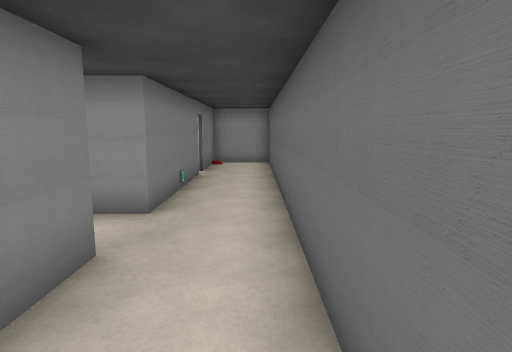
view 1 (above)

17 first-person views from a walk through a Unity game level. The camera is 1.5 m above the floor, tilts 8° down and sees 75° across. Doors are open. The floor is counted in squares, 1 m on a side. Each view is taken from the middle of a square. On the plan, view 1 faces up. The plan holds only what a view shows up to about 15 squares ahead; the rest is blank. Some animated figures are not drawn. Some surface patterns are stand-ins.

view 2
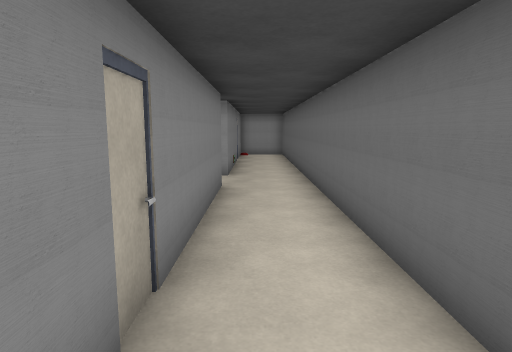

view 3
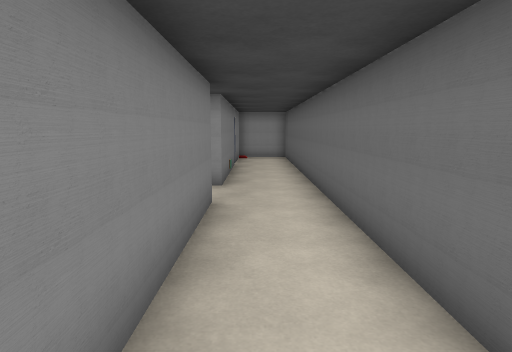

view 4
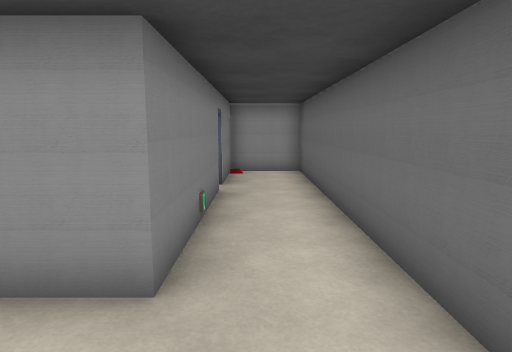

view 5
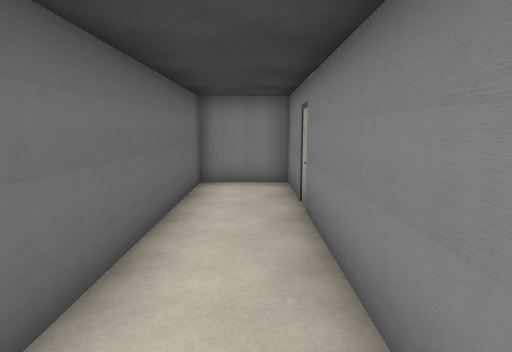

view 6
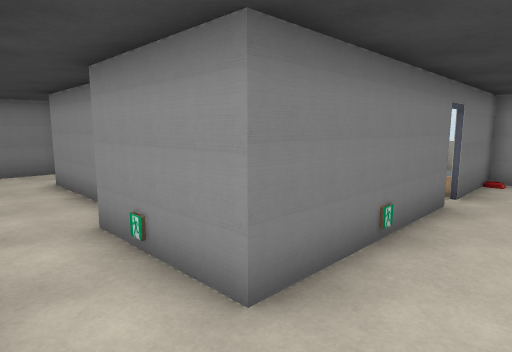

view 7
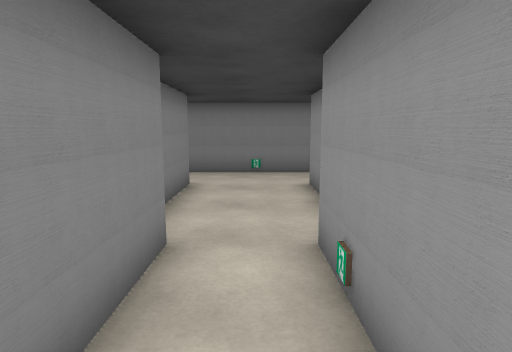

view 8
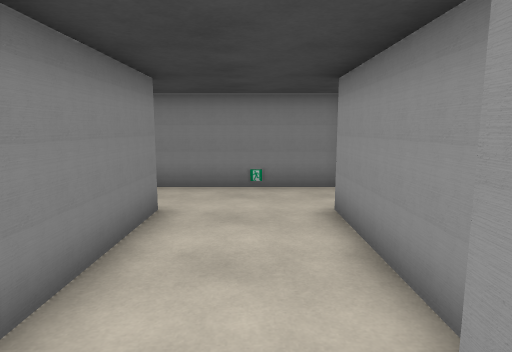

view 9
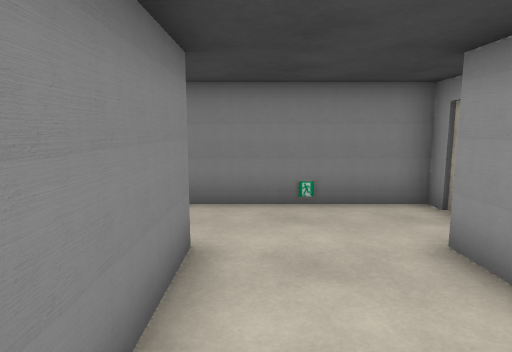

view 10
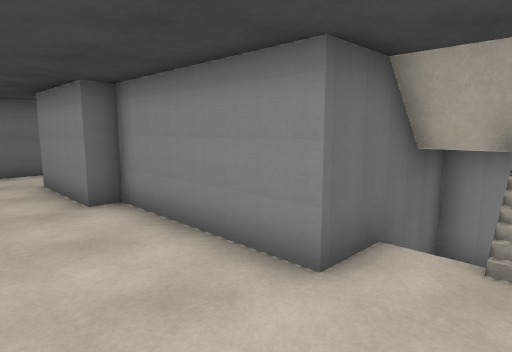

view 11
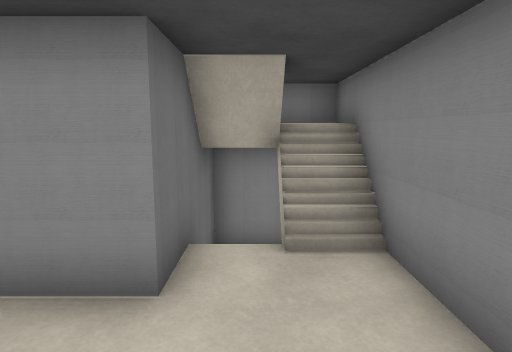

view 12
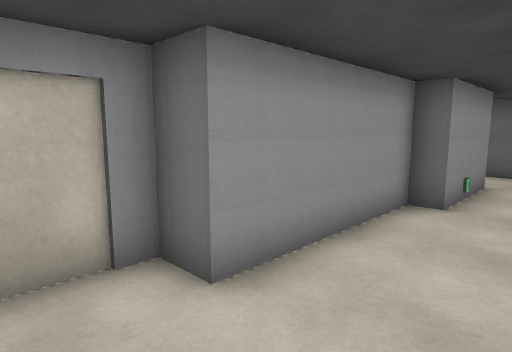

view 13
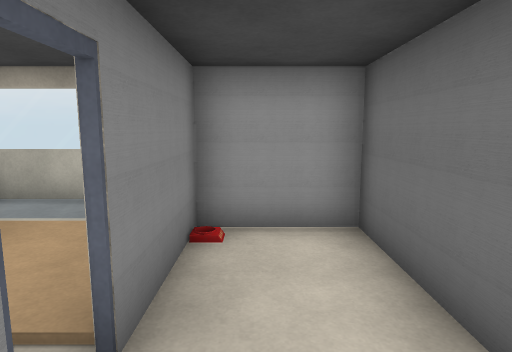

view 14
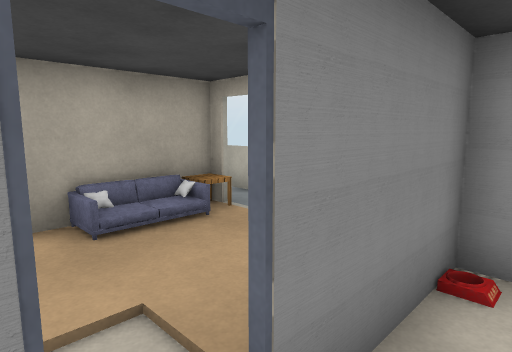

view 15
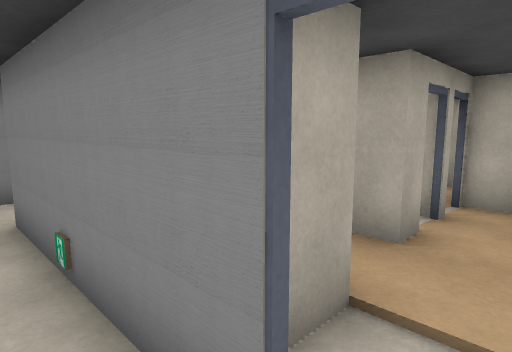

view 16
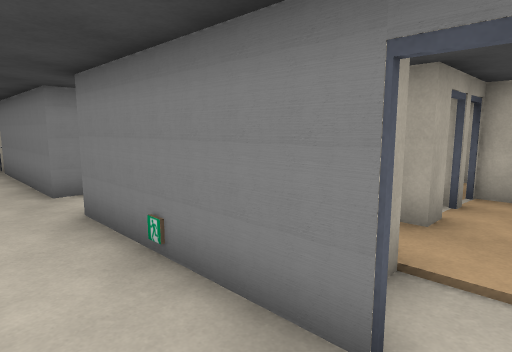

view 17
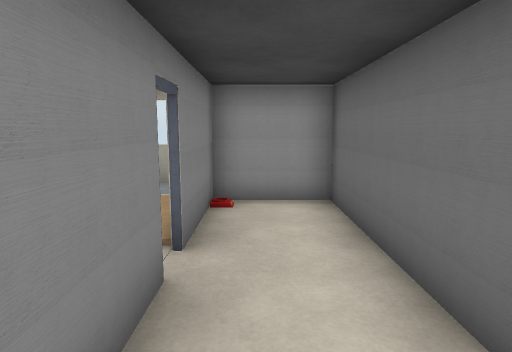

### Floor plan
Ten units are one square. View 1 is at (0, 0); x grows to the right and y downward. Boxes are objects, and circles mark ways between rooms. Rooms are numbered by the first view taken in them; rooms with no view inside come last. Other rooms are left out.
<svg viewBox="-131 -155 142 214">
<path fill="none" stroke="#000" d="M-19 -38 -19 54 6 54 6 -55M-101 8 -101 -32 -52 -32 -52 -38 -19 -38M-19 -58 -52 -58 -52 -65 -101 -65 -101 -76 -126 -76 -126 -12 -114 -12M-19 -112 -19 -104M-19 -76 -19 -58M6 -55 6 -150 -19 -150 -19 -119"/>
<circle cx="-20" cy="-50" r="3" fill="#2a7"/>
<circle cx="-5" cy="-65" r="3" fill="#2a7"/>
<text x="-10" y="0">1</text>
<text x="-90" y="-50">2</text>
<text x="-10" y="-100">3</text>
</svg>
Room 1 opens to room 2. Room 1 opens to room 3.

Where each view was taken, in squares from view 1:
view 1: 0 up, 0 right, facing up
view 2: 5 down, 1 left, facing up
view 3: 3 down, 1 left, facing up
view 4: 3 up, 1 left, facing up
view 5: 4 up, 1 left, facing down
view 6: 4 up, 0 right, facing up-left
view 7: 5 up, 1 left, facing left
view 8: 5 up, 4 left, facing left
view 9: 4 up, 6 left, facing left
view 10: 6 up, 12 left, facing down-right
view 11: 6 up, 11 left, facing down
view 12: 4 up, 12 left, facing up-right
view 13: 10 up, 1 left, facing up
view 14: 11 up, 1 left, facing up-left
view 15: 12 up, 1 left, facing down-left
view 16: 12 up, 0 right, facing down-left
view 17: 8 up, 1 left, facing up
